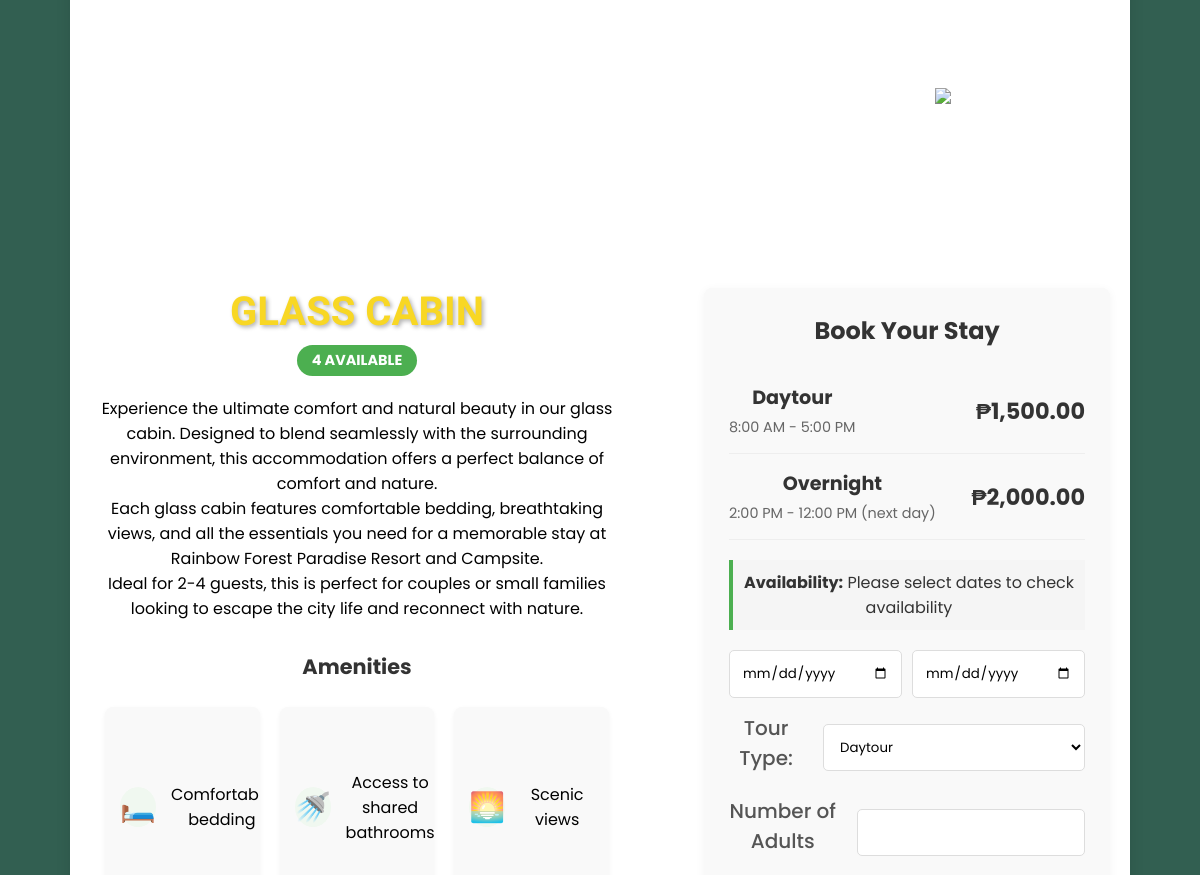
The app's page /accommodation_details.php?id=2 (middle part), older data.
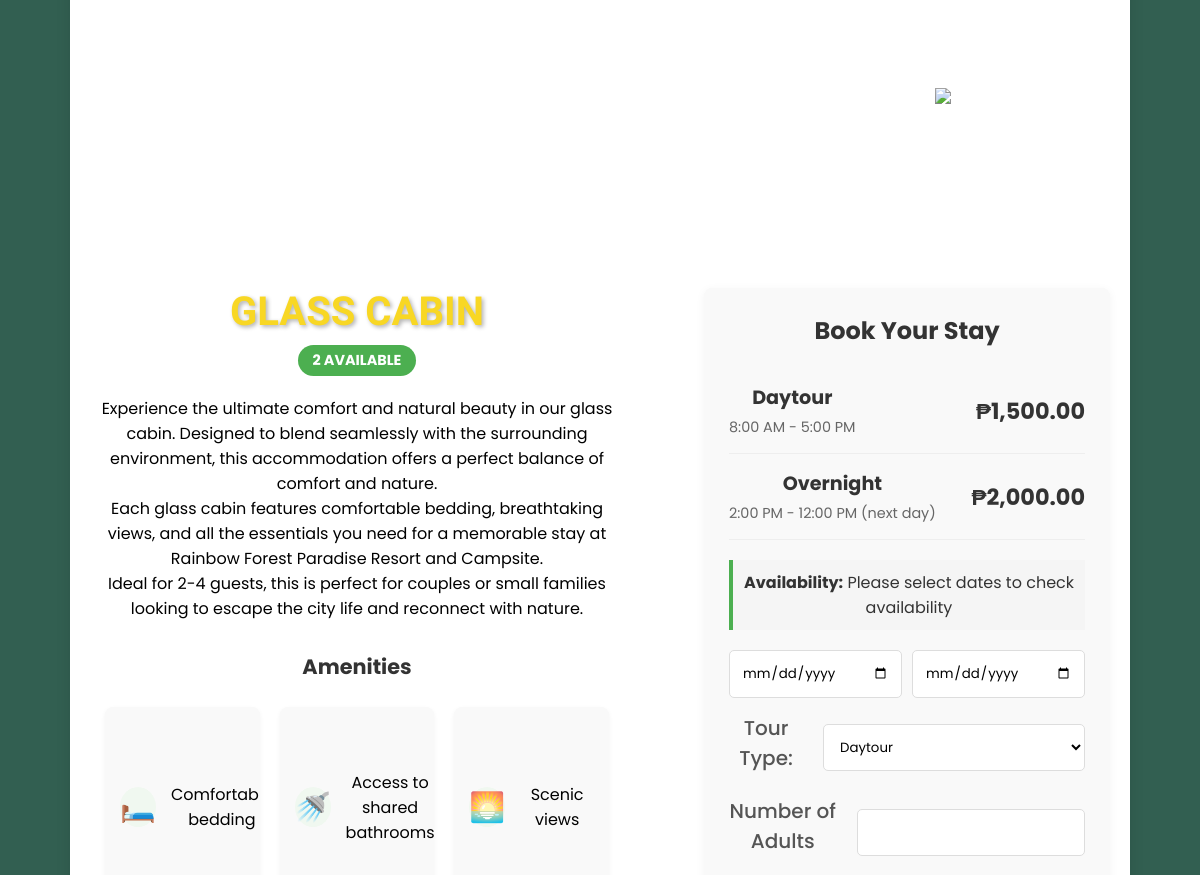
The same page, newer data.
### tables this page shows
CREATE TABLE `rooms` (
  `id` int(11) NOT NULL,
  `name` varchar(32) NOT NULL,
  `day_tour_price` decimal(10,2) NOT NULL,
  `night_tour_price` decimal(10,2) NOT NULL,
  `description` text NOT NULL,
  `quantity` int(12) NOT NULL,
  `image` varchar(255) NOT NULL,
  `status` varchar(20) NOT NULL DEFAULT 'Available'
);

### accommodation_details.php (the view, shortened to what the changed rows need)
<?php
$room_id = isset($_GET['id']) ? (int)$_GET['id'] : 0;
$mysqli = require __DIR__ . "/database.php";
$stmt = $mysqli->prepare("SELECT * FROM rooms WHERE id = ?");
$stmt->bind_param("i", $room_id);
$stmt->execute();
$result = $stmt->get_result();
$room = $result->fetch_assoc();
$pricing = [
    "UP AND DOWN HOUSE" => ["daytour" => 4000, "overnight" => 6500, "quantity" => "10-15"],
    "GLASS CABIN" => ["daytour" => 1500, "overnight" => 2000, "quantity" => "2-4"],
    "CONCRETE HOUSE" => ["daytour" => 4000, "overnight" => 6500, "quantity" => "10-15"],
    "CONCRETE ROOM" => ["daytour" => 2000, "overnight" => 2500, "quantity" => "4-6"],
    "TP HUT" => ["daytour" => 1500, "overnight" => 1500, "quantity" => "2"],
    "KUBO ROOM" => ["daytour" => 1500, "overnight" => 2000, "quantity" => "2-4"],
    "GROUP CABIN" => ["daytour" => 3000, "overnight" => 6000, "quantity" => "6-12"],
    "OPEN COTTAGE" => ["daytour" => 1500, "overnight" => 2000, "quantity" => "10-15"],
    "CANOPY TENT" => ["daytour" => 800, "overnight" => 1300, "quantity" => "10"]
];
$current_pricing = $pricing[$room['name']] ?? ["daytour" => 0, "overnight" => 0, "quantity" => "Unknown"];
?>
<!DOCTYPE html>
<html lang="en">
<head>
    <link rel="stylesheet" href="mystyle.css">
</head>
    <body>
        <main class="content-wrapper" role="main">
            <div class="room-details">
                <div class="room-info">
                    <div class="room-description">
                        <h1><?= htmlspecialchars($room['name']) ?></h1>
                        <span class="availability"><?= $room['quantity'] ?> AVAILABLE</span>
                        <p>Experience the ultimate comfort and natural beauty in our <?= htmlspecialchars(strtolower($room['name'])) ?>.
                        Designed to blend seamlessly with the surrounding environment, this accommodation offers a perfect balance of
                        comfort and nature.</p>
                        <p>Each <?= htmlspecialchars(strtolower($room['name'])) ?> features comfortable bedding, breathtaking views,
                        and all the essentials you need for a memorable stay at Rainbow Forest Paradise Resort and Campsite.</p>
                        <p>Ideal for <?= $current_pricing['quantity'] ?> guests, this is perfect for
                        <?= (int)$current_pricing['quantity'] > 4 ? 'families or groups of friends' : 'couples or small families' ?>
                        looking to escape the city life and reconnect with nature.</p>
                        <div class="amenities">
                            <h3>Amenities</h3>
                            <div class="amenities-list">
                            </div>
                        </div>
                    </div>
                    <div class="room-booking">
                        <h2>Book Your Stay</h2>
                        <div class="price-option">
                            <div>
                                <h3>Daytour</h3>
                                <p>8:00 AM - 5:00 PM</p>
                            </div>
                            <div class="price">₱<?= number_format($current_pricing['daytour'], 2) ?></div>
                        </div>
                        <div class="price-option">
                            <div>
                                <h3>Overnight</h3>
                                <p>2:00 PM - 12:00 PM (next day)</p>
                            </div>
                            <div class="price">₱<?= number_format($current_pricing['overnight'], 2) ?></div>
                        </div>
                    </div>
                </div>
            </div>
        </main>
    </body>
    </html>

Row changes from the older to the newer data that the page shows:
changed rooms "GLASS CABIN": quantity "4" → "2"
